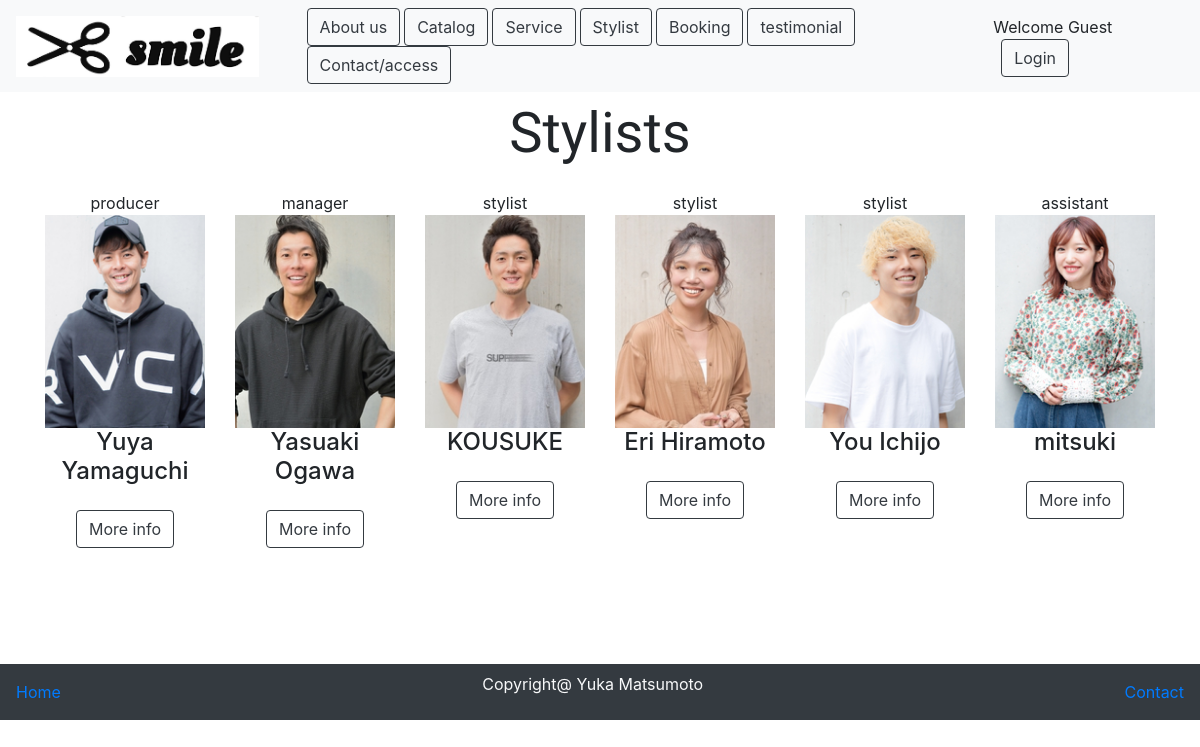
/stylist.php, run on an earlier commit of the app's database.
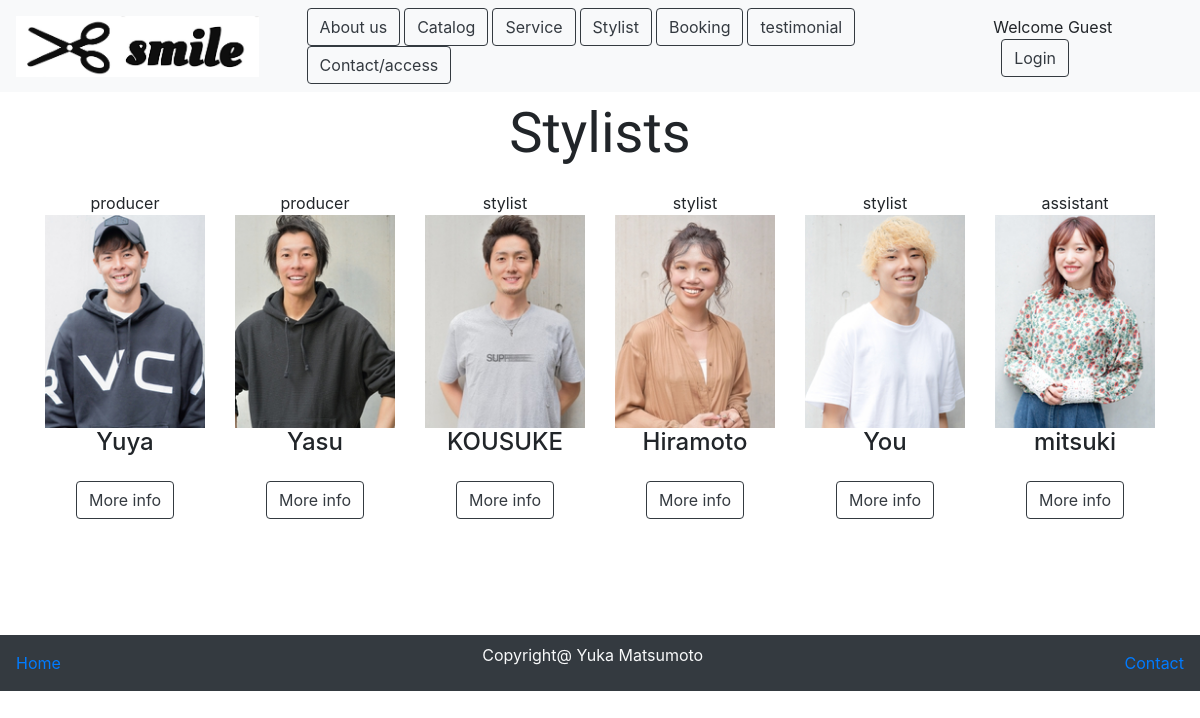
And on a later commit of the database.
### tables this page shows
CREATE TABLE `staff` (
  `staff_id` int(11) NOT NULL,
  `staff_name` varchar(30) NOT NULL,
  `position` varchar(100) NOT NULL,
  `staff_gender` varchar(10) NOT NULL,
  `staff_photo` varchar(100) NOT NULL,
  `staff_bio` varchar(100) NOT NULL
);

### classes/connection.php (called while the page is built, shortened)
<?php
class Connection{
    private $servername="localhost";
    private $username ="root";
    private $password ="root";
    private $db_name ="hairsalon";
    function __construct(){
        $this->conn = new mysqli($this->servername,$this->username,$this->password,$this->db_name);
        if($this->conn->connect_error){
            die('error connection to database'.$this->conn->connect_error);
        }else{
            return $this->conn;
        }
    }
}
?>

### hairsalonAction.php (called while the page is built, shortened)
<?php
include 'classes/Hairsalon.php';
$Hairsalon= new Hairsalon;
?>

### classes/Hairsalon.php (called while the page is built, shortened)
<?php
include 'connection.php';
class Hairsalon extends Connection{
function displayStaff(){
    $sql="SELECT * FROM staff ";
    $result=$this->conn->query($sql);
    if($result->num_rows>0){
        while($rows =$result->fetch_assoc()){
            $row[]=$rows;
        }
        return $row;
    }else{
        return FALSE;
    }
}
}
?>

### stylist.php (the view, shortened to what this page needs)
<?php
include 'userMenu.php';
$staffList=$Hairsalon->displayStaff();
?>
<!doctype html>
<html lang="en">
  <head>
    <link rel="stylesheet" href="https://stackpath.bootstrapcdn.com/bootstrap/4.3.1/css/bootstrap.min.css">
  </head>
  <body>
  <div class="container">
        <div class="row mt-3">
            <div class="col-lg-12">
                <h5 class="display-4 text-center"> Stylists</h5>
            </div>
        </div>
        <div class="row mt-2">
            <?php foreach($staffList as $staff):?>
                <div class="col-lg-2 text-center mt-2">
                    <?php echo $staff['position'];?>
                    <img src="upload/admin/<?php echo $staff['staff_photo'];?>" alt="" class="w-100" id="staff_img">
                    <h4><?php echo $staff['staff_name'];?></h4>
                    <?php
                        $modalID = $staff['staff_id'];
                    ?>
                    <button type="button" name="<?php echo $modalID;?>" class="btn btn-outline-dark mt-3" data-toggle="modal" data-target="#modalID_<?php echo $modalID;?>">More info</button>
                </div>
            <?php endforeach;?>
        </div>
    </div>
   <nav class="nav navbar bg-dark" id="footer">
      <a href="dashboard.php" >Home</a>
      <p class="text-light">Copyright@ Yuka Matsumoto</p>
      <a href="contactpage.php">Contact</a>
    </nav>
  </body>
</html>

What changed in the data, as far as the page shows it:
changed staff: staff_name "Yuya Yamaguchi" → "Yuya"
changed staff: position "manager" → "producer"; staff_name "Yasuaki Ogawa" → "Yasu"
changed staff: staff_name "Eri Hiramoto" → "Hiramoto"
changed staff: staff_name "You Ichijo" → "You"
